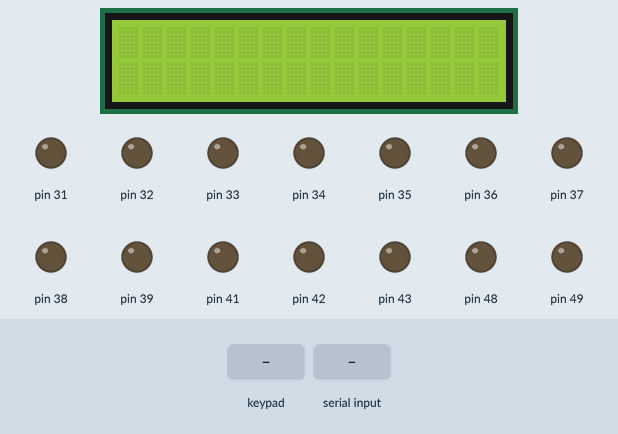
Simulated run of this sketch. Board: Arduino Mega 2560, built with avr-gcc and run on an emulated ATmega2560. On the bench: 16×2 character LCD, output pins drawn as LEDs (lit = HIGH). The inputs (shaded band) are chosen by the test bench.

Above: at 1.1 s.
1.2 s: key '1' pressed
At 1.7 s:
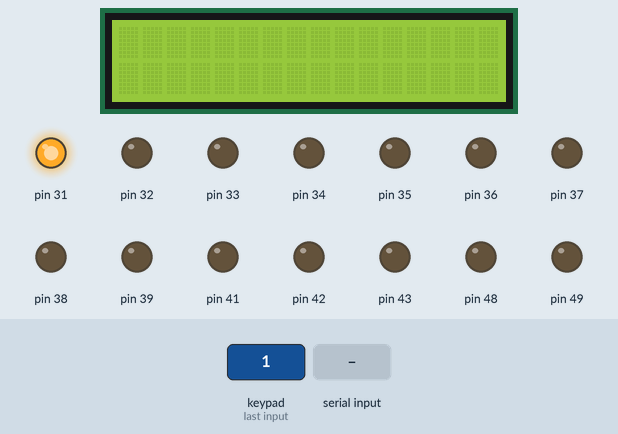
2.9 s: keypad keys 1 3 9 7 pressed 0.4 s apart
At 6.08 s:
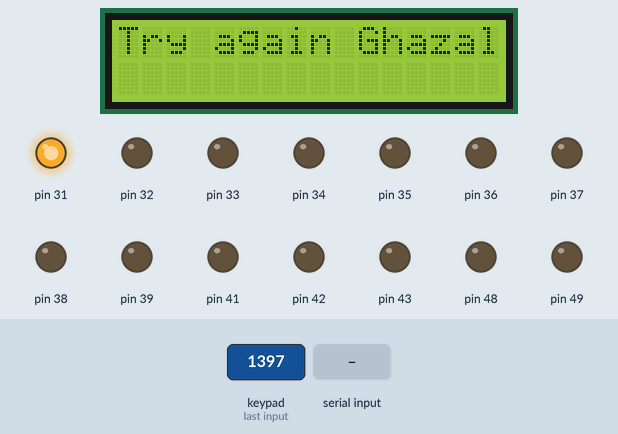
7.5 s: "1\n" received over Serial
At 11.6 s:
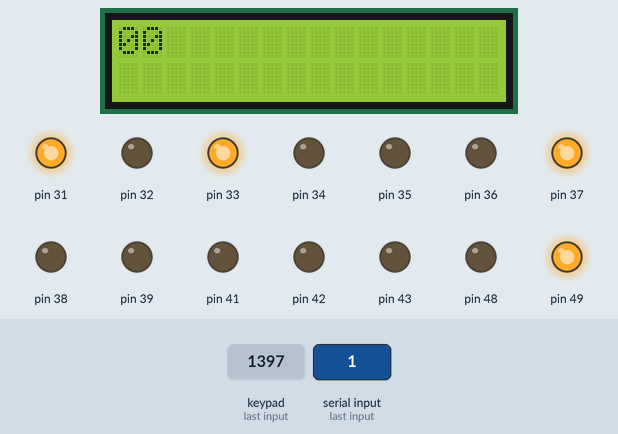
12.6 s: key '2' pressed
15.6 s: keypad keys 3 4 5 6 pressed 0.4 s apart
20.2 s: "0\n" received over Serial
At 25.2 s:
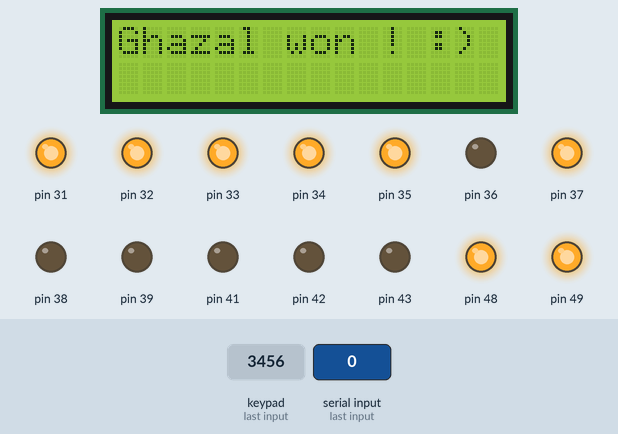
Timing chart, 0 to 26.3 s (numbered marks = the images above; inputs shaded):
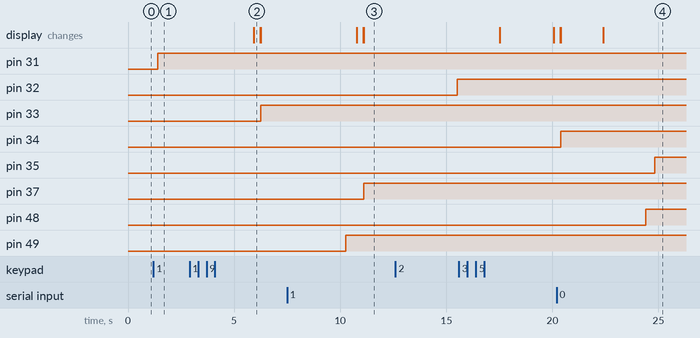

Measured:
- after the input at 1.2 s, pin 31: LOW → HIGH after 0.20 s
- after the input at 2.9 s, pin 33: LOW → HIGH after 3.4 s; the display: changes after 3.0 s (image 2)
- after the input at 7.5 s, pin 37: LOW → HIGH after 3.6 s; pin 39: stays LOW (without the input it goes to HIGH after 3.2 s); pin 49: LOW → HIGH after 2.8 s; the display: first changes after 3.3 s (image 3 shows a later state)
- after the input at 12.6 s, pin 32: LOW → HIGH after 2.9 s
- after the input at 20.2 s, pin 48: LOW → HIGH after 4.2 s

The sketch:

sketch_jan27b.ino
```cpp
#include <Keypad.h>
#include <LiquidCrystal.h>

const int rs = 12, en = 11, d4 = 14, d5 = 15, d6 = 16, d7 = 17;
LiquidCrystal lcd(rs, en, d4, d5, d6, d7);

const byte ROWS = 4; //four rows
const byte COLS = 3; //three columns
char keys[ROWS][COLS] = {
  {'1', '2', '3'},
  {'4', '5', '6'},
  {'7', '8', '9'},
  {'*', '0', '#'}
};
byte rowPins[ROWS] = {3, 4, 5, 6}; //connect to the row pinouts of the keypad
byte colPins[COLS] = {7, 8, 9}; //connect to the column pinouts of the keypad
int board[] = {2, 3, 4, 5, 6, 7, 8, 9, 10};
Keypad keypad = Keypad( makeKeymap(keys), rowPins, colPins, ROWS, COLS );

void setup() {
  pinMode(31, OUTPUT);
  pinMode(32, OUTPUT);
  pinMode(33, OUTPUT);
  pinMode(34, OUTPUT);
  pinMode(35, OUTPUT);
  pinMode(36, OUTPUT);
  pinMode(37, OUTPUT);
  pinMode(38, OUTPUT);
  pinMode(39, OUTPUT);

  pinMode(41, OUTPUT);
  pinMode(42, OUTPUT);
  pinMode(43, OUTPUT);
  pinMode(44, OUTPUT);
  pinMode(45, OUTPUT);
  pinMode(46, OUTPUT);
  pinMode(47, OUTPUT);
  pinMode(48, OUTPUT);
  pinMode(49, OUTPUT);

  Serial.begin(9600);
  lcd.begin(16, 2);

  int counter = 1;

  while (counter < 20) {


    if (counter % 2 == 1 ) {


      delay(200);
      char GhazalKey = keypad.waitForKey();
      int intkey = (GhazalKey - '0') + 30;
      delay(200);


      if((board[intkey - 31] == 1) ||(board[intkey - 31] == 0)){
          boolean test = true;
          int cnt = 0;
           while(test != false){
               delay(100);
               lcd.clear();
               lcd.print("Try again Ghazal :)");
               delay(300);
               lcd.clear();
               GhazalKey = "";
               GhazalKey = keypad.waitForKey();
               intkey = 0;
               intkey = (GhazalKey - '0') + 30;
               if((board[intkey - 31] != 1) && (board[intkey - 31] != 0)){
                  intkey = GhazalKey - '0' + 30;
                  test = false;
                  lcd.print("00");
                }
           cnt++;
          }
     }


      board[intkey - 31] = 1;
      GhazalKey = "";

      digitalWrite(intkey , HIGH);

    }
    delay(2000);
    if (counter % 2 == 0 ) {
      if (Serial.available() > 0) {
        int YK = Serial.read();
        /////

   //      if((board[YK  - 41] == 1) ||(board[YK  - 41] == 0)){
   //            lcd.clear();
   //            lcd.print("Try again Yazdan :)");
   //            delay(500);
   //            lcd.clear();
   //            delay(500);
   //            YK = 0;
   //             if (Serial.available() > 0) {
   //             int YK = Serial.read();
   //
    //            }

    //      }


        digitalWrite(YK, HIGH);
         board[YK - 41] = 0;
      }

    }

  //    lcd.clear();
  //    lcd.print("*");
  //   lcd.print(board[0]);
  //   lcd.print("*");

    counter++;
    isFinished();
  }

}

void loop() {}

void isFinished(){
  if(board[0] ==  board[3] && board[3] == board[6]){
    if(board[0] == 1){
      lcd.clear();
      lcd.print("Ghazal won ! :)");
    }
    else{
       lcd.clear();
        lcd.print("1");
       lcd.print("Yazdan won ! :)");
    }
  }
  if(board[0] ==  board[1] &&  board[1] == board[2]){
    if(board[0] == 1){
      lcd.clear();
      lcd.print("Ghazal won ! :)");
    }
    else{
       lcd.clear();
       lcd.print("Yazdan won ! :)");
    }
  }
  if(board[2] ==  board[5] && board[5] == board[8]){
    if(board[2] == 1){
      lcd.clear();
      lcd.print("Ghazal won ! :)");
    }
    else{
       lcd.clear();
       lcd.print("Yazdan won ! :)");
    }
  }
  if(board[6] ==  board[7] && board[7] == board[8]){
    lcd.print("4");
    if(board[6] == 1){
      lcd.clear();
      lcd.print("Ghazal won ! :)");
    }
    else{
       lcd.clear();
       lcd.print("Yazdan won ! :)");
    }
  }
  if(board[2] ==  board[4] && board[4] == board[6]){

    if(board[2] == 1){
      lcd.clear();
      lcd.print("Ghazal won ! :)");
    }
    else{
       lcd.clear();
       lcd.print("Yazdan won ! :)");
    }
  }
  if(board[0] ==  board[4] && board[4] == board[8]){

    if(board[0] == 1){
      lcd.clear();
      lcd.print("Ghazal won ! :)");
    }
    else{
        lcd.clear();
       lcd.print("Yazdan won ! :)");
    }
  }

}
```
